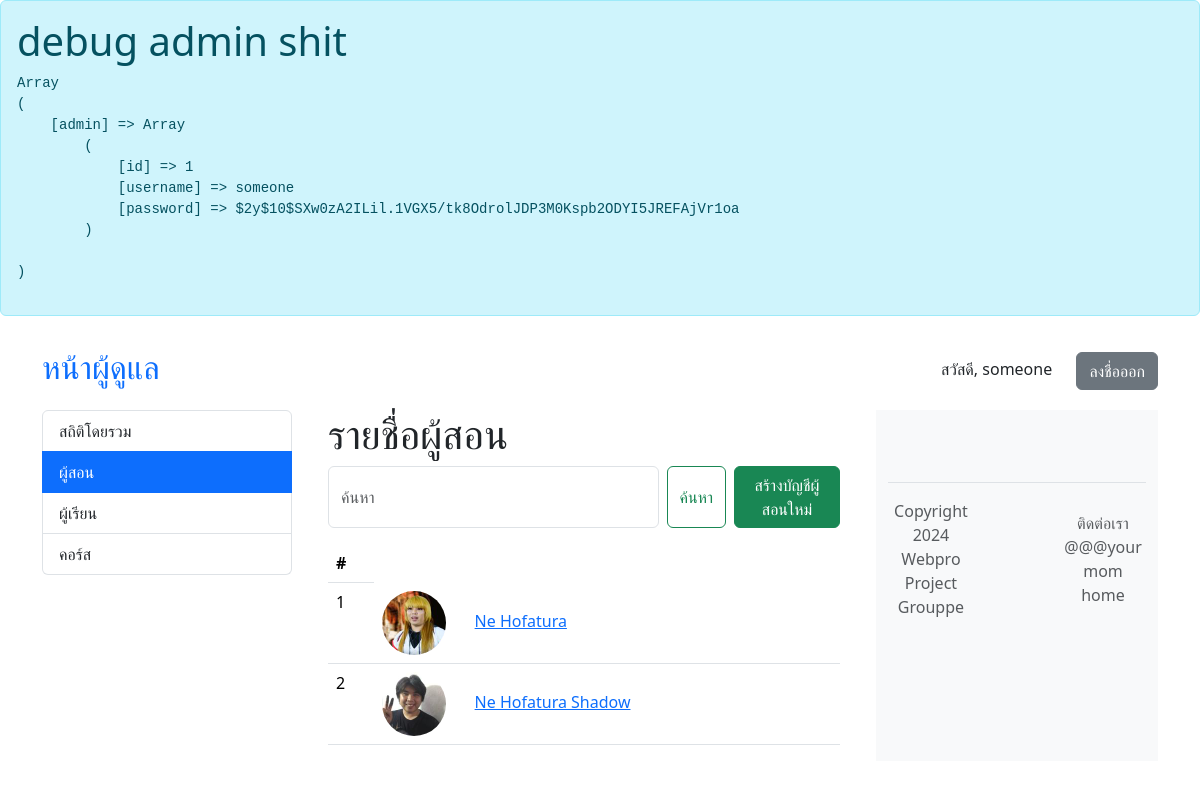
Page /admin/instructors.php (signed in) on the earlier database version.
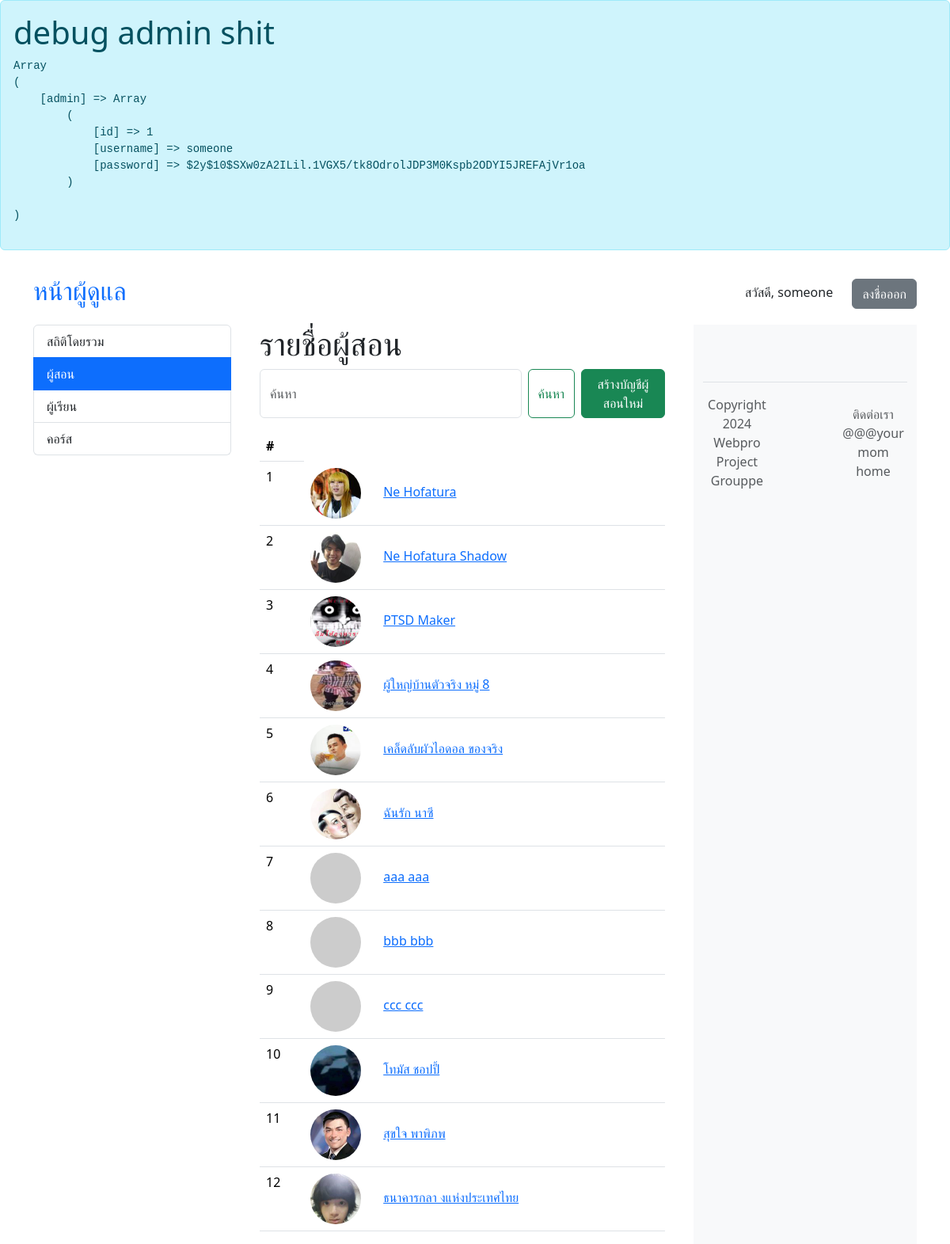
Same page on the later database version.
### tables this page shows
CREATE TABLE "instructors" (
	"id"	INTEGER,
	"username"	VARCHAR(32) NOT NULL,
	"first_name"	VARCHAR(64) NOT NULL,
	"last_name"	VARCHAR(64) NOT NULL,
	"profile_pic_hash"	CHARACTER(32),
	"password"	CHARACTER(72) NOT NULL,
	"role"	CHARACTER(64),
	"email"	CHARACTER(64),
	"phone"	CHARACTER(16),
	PRIMARY KEY("id" AUTOINCREMENT)
);

### admin/instructors.php (called while the page is built, shortened)
<?php
require 'template_init.php';
require 'template_header.php';
$header = "รายชื่อผู้สอน";
$button = "สร้างบัญชีผู้สอนใหม่";
$editpage = "instructor";
if (isset($_GET['begin'])) {
	$begin = $_GET['begin'];
} else {
	$begin = 0;
}
$search = "";
$list = $db->get_instructor_simple_list($begin, $search);
require 'si_list.php';
?>

### core.php (called while the page is built, shortened)
<?php
require 'shopping.php';
require 'common.php';
	class App extends SQLite3 {
				?>
				</form><?php
		function admin_is_logged_in() {
			return isset($_SESSION["admin"]);
		}
		function get_instructor_simple_list($begin, $search) {
			return $this->get_simple_list('instructors', $begin, $search);
		}
		function get_simple_list($table, $begin, $search) {
			$filter = "";
			$sql = "SELECT profile_pic_hash, id, username, first_name || ' ' || last_name AS name FROM $table" . $filter;
			$ret = $this->query($sql);
			$instructors = array();
			while($row = $ret->fetchArray(SQLITE3_ASSOC)) {
				$row = prepare_other_data($row, '../');
				$instructors[] = $row;
			}
			return $instructors;
		}
	}
?>

### common.php (called while the page is built, shortened)
<?php
function prepare_other_data($row, $prefix = "") {
	if (isset($row['profile_pic_hash'])) {
		if ($row['profile_pic_hash'] != "") {
			$row['pfplink'] = $prefix . "avatars/" . $row['profile_pic_hash'] . '.jpg';
			return $row;
		}
	}
	$row['pfplink'] = get_pfplink_from_seed('saltPROJECTGROUPPE' . md5($row['username']));
	return $row;
}
function get_pfplink_from_seed($ident) {
	return "https://api.dicebear.com/7.x/thumbs/svg?seed=" . $ident;
}
?>

### admin/si_list.php (the view)
<div class="container">
<h1><?php echo $header; ?></h1>
	<form class="d-flex" role="search">
		<input class="form-control me-2" name="search" value="<?php echo isset($_GET['search']) ? $_GET['search'] : '' ?>" type="search" placeholder="ค้นหา" aria-label="Search">
		<button class="btn btn-outline-success me-2" type="submit">ค้นหา</button>
		<?php
			if ($button != "") {
				?>
				<a href="instructor.php" style="width: 30%" class="btn btn-success">สร้างบัญชีผู้สอนใหม่</a>
				<?php
			}
		?>
	</form>
	<table class="table">
	<thead>
		<tr>
			<th scope="col">#</th>
		</tr>
	</thead>
	<tbody>
		<?php
			foreach ($list as $i) {
				echo "<tr>";
				echo "<td>{$i['id']}</td>";
				echo "<td><img src=\"{$i['pfplink']}\" alt=\"avatar\" width=\"64\" height=\"64\" class=\"rounded-circle me-4\"> ";
				echo "<a href=\"" . $editpage . ".php?id={$i['id']}\">{$i['name']}</a>";
				echo "</td>";
				echo "</tr>";
			}
		?>
	</tbody>
	</table>
</div>
<?php
require 'template_footer.php';
?>

### admin/template_init.php (shortened to what this page needs)
<?php
	require '../core.php';
	?>
	<div class="alert alert-info">
		<h1>debug admin shit</h1>
		<pre><?php print_r($_SESSION); ?></pre>
	</div>

### admin/template_header.php (shortened to what this page needs)
<?php
	$menu = array(
		"index" => 'สถิติโดยรวม',
		"instructors" => 'ผู้สอน',
		"students" => 'ผู้เรียน',
		"courses" => 'คอร์ส',
	);
?>
<!DOCTYPE html>
<html lang="en">
<head>
	<link href="https://cdn.jsdelivr.net/npm/bootstrap@5.3.3/dist/css/bootstrap.min.css" rel="stylesheet">
	<link rel="stylesheet" href="https://cdn.jsdelivr.net/npm/bootstrap-icons@1.11.3/font/bootstrap-icons.min.css">
</head>
<body>
	<?php if ($db->admin_is_logged_in()) { ?>
	<header class="p-3">
		<div class="container">
			<div class="d-flex flex-wrap align-items-center justify-content-center justify-content-lg-start">
				<a href="index.php" class="d-flex align-items-center mb-2 mb-lg-0 text-decoration-none mb-md-0 me-lg-auto">
					<h2>หน้าผู้ดูแล</h2>
				</a>
				<div class="auth-section">
					<span style="margin-right: 20px">สวัสดี, <?php echo $_SESSION['admin']['username'] ?></span>
					<a href="signout.php" class="btn btn-secondary">ลงชื่อออก</a>
				</div>
			</div>
		</div>
	</header>
		<?php
	}
		?>
<?php if ($db->admin_is_logged_in()) { ?>
<div class="container">
	<div class="d-flex gap-4">
		<div class="list-group" style="min-width: 250px;">
			<?php
			foreach ($menu as $key => $value) {
				$active = ($key . '.php' == basename($_SERVER["PHP_SELF"])) ? "active" : "";
				echo "<a href=\"$key.php\" class=\"list-group-item list-group-item-action $active\">$value</a>";
			}
			?>
		</div>
<?php } ?>

### admin/template_footer.php (shortened to what this page needs)
<footer class="py-5 text-center text-body-secondary bg-body-tertiary">
	<div class="container">
	<footer class="d-flex flex-wrap justify-content-between align-items-center py-3 my-4 border-top">
	<p class="col-md-4 mb-0 text-body-secondary">Copyright 2024 Webpro Project Grouppe</p>
	<a href="/" class="col-md-4 d-flex align-items-center justify-content-center mb-3 mb-md-0 me-md-auto link-body-emphasis text-decoration-none">
		<svg class="bi me-2" width="40" height="32"><use xlink:href="#bootstrap"></use></svg>
	</a>
	<p class="col-md-4 mb-0 text-body-secondary">ติดต่อเรา
	@@@your mom home</p>
	</footer>
</body>
</html>

Differences in the rows shown:
added instructors: id "3", shows a picture, name "PTSD Maker"
added instructors: id "4", shows a picture, name "ผู้ใหญ่บ้านตัวจริง หมู่ 8"
added instructors: id "5", shows a picture, name "เคล็ดลับผัวไอดอล ของจริง"
added instructors: id "6", shows a picture, name "ฉันรัก นาซี"
added instructors: id "7", name "aaa aaa"
added instructors: id "8", name "bbb bbb"
added instructors: id "9", name "ccc ccc"
added instructors: id "10", shows a picture, name "โทมัส ชอปปี้"
added instructors: id "11", shows a picture, name "สุขใจ พาพิภพ"
added instructors: id "12", shows a picture, name "ธนาคารกลา งแห่งประเทศไทย"
